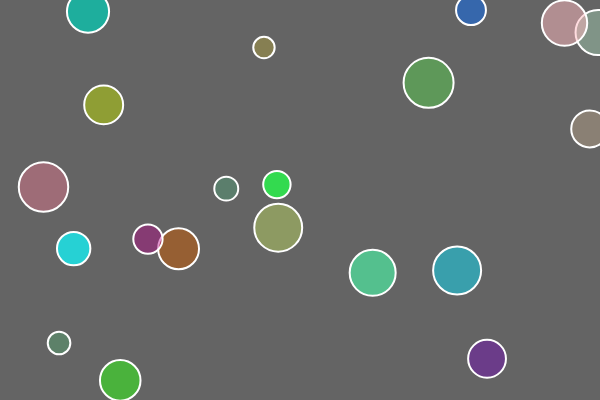
Frame 1 (no input)
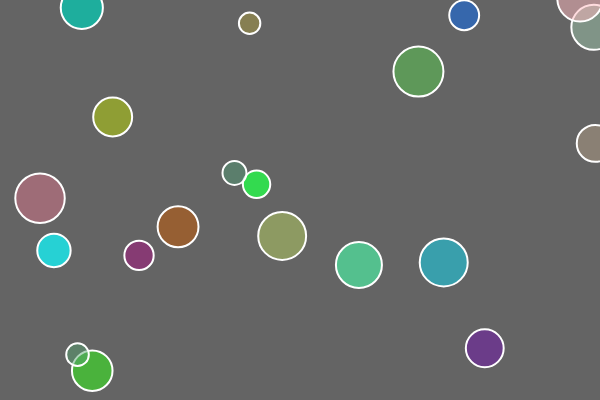
Frame 60 (no input)
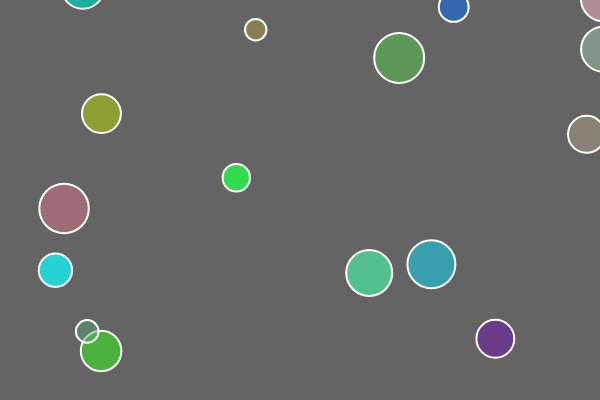
Frame 120 (the mouse pressed at the canvas centre since frame 60)

The p5.js sketch that drew these frames (run headless with seeded random() and noise() and a simulated clock; from frame 60 on, the mouse is pressed at the canvas centre):

// p5.js sketch
// ── sketch.js

let arr= []

function setup() {
    createCanvas(600,400);

    for(let i=0;i<20;i++){
        let x = random(width);
        let y = random(height);
        let r = random(10,30);
        let p = new PopUp(x,y,r);
        arr.push(p);
    }
}

function draw() {
    background(100);
    for(let i=0;i<arr.length;i++){
        arr[i].show();
        arr[i].move();
    }
}

function mousePressed() {
    for(let i=0;i<arr.length;i++){
        arr[i].destroy(mouseX, mouseY);
    }
}
// ── popup.js
class PopUp {
    constructor(x,y,r){
        this.x = x;
        this.y = y;
        this.rad = r;
        this.r = random(255);
        this.g = random(255);
        this.b = random(255);
        this.t = random(100, 200);
        this.border = 2;
    }

    show() {
        stroke(255);
		strokeWeight(this.border);		
		fill(this.r, this.g, this.b, this.t);
        ellipse(this.x, this.y, this.rad*2)
    }

    move() {
        this.x += random(-3,3);
        this.y += random(-3,3);
    }

    destroy(x,y) {
        let d = dist(x,y,this.x,this.y);
        console.log(d);
        
        if(d < this.r){
            this.t = 0;
            this.border = 0;
        }
	}
}
